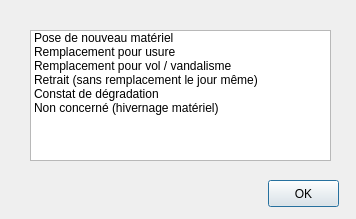
<?xml version="1.0" encoding="UTF-8"?>
<ui version="4.0">
 <class>MatosAssurDialog</class>
 <widget class="QDialog" name="MatosAssurDialog">
  <property name="geometry">
   <rect>
    <x>0</x>
    <y>0</y>
    <width>356</width>
    <height>219</height>
   </rect>
  </property>
  <property name="windowTitle">
   <string>Dialog</string>
  </property>
  <widget class="QListWidget" name="lst_assur">
   <property name="geometry">
    <rect>
     <x>30</x>
     <y>30</y>
     <width>301</width>
     <height>131</height>
    </rect>
   </property>
   <item>
    <property name="text">
     <string>Pose de nouveau matériel</string>
    </property>
   </item>
   <item>
    <property name="text">
     <string>Remplacement pour usure</string>
    </property>
   </item>
   <item>
    <property name="text">
     <string>Remplacement pour vol / vandalisme</string>
    </property>
   </item>
   <item>
    <property name="text">
     <string>Retrait (sans remplacement le jour même)</string>
    </property>
   </item>
   <item>
    <property name="text">
     <string>Constat de dégradation</string>
    </property>
   </item>
   <item>
    <property name="text">
     <string>Non concerné (hivernage matériel)</string>
    </property>
   </item>
  </widget>
  <widget class="QPushButton" name="btn_matosassur">
   <property name="geometry">
    <rect>
     <x>268</x>
     <y>180</y>
     <width>71</width>
     <height>27</height>
    </rect>
   </property>
   <property name="text">
    <string>OK</string>
   </property>
  </widget>
 </widget>
 <resources/>
 <connections/>
</ui>
